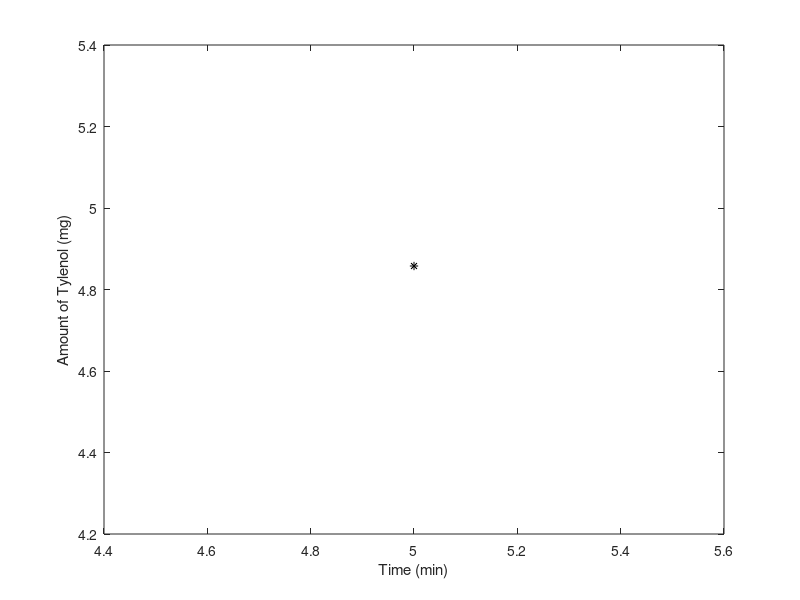

This figure's MATLAB source: (Note: this script raises an error after producing the figure.)
% Shelley Wei
% ENGR 130
% Student-Generated Debugging Practice
% 12/19/23

%% 1) Tylenol Dosages
% The code is supposed to allow pharmacologists calculate the dosage of Tylenol in a person's body at a given time. 
% It is also supposed to check whether this dosage exceeds the daily threshold of Tylenol that is advised. 
% The code uses the following equation to calculate the daily dosage: 
%   Dosage at a given time = amount of drug taken at the beginning*(0.5 ^(time since the drug was taken/half-life of the drug))  

%Finding the amount of tylenol present in a body after some time and 
%plotting it on a curve 
clc; clear; close all;  

%Asking the user to input values for the amount of tylenol and the amount 
%of time that has passed 
amt = input ('Please input the amount of tylenol you have consumed today (in mg)\n');
time = input ('Please input the time that has passed since you took tylenol (in  min)\n');

%calculating the half life of tylenol 
half_life = 2*60;  

%calculating the dosage at the user's given time 
dosage = (amt) * (0.5 ^ (time/half_life));  

%using an if loop to determine whether the dosage is above or below the 
%threshold 
if dosage >= 4000    
    fprintf ('You have exceeded the maximum amount of tylenol for today. Liver damage is possible!\n') 
else    
    alt_dosage = 4000 - dosage; %calculating the dosage that can be taken if its under the threshold
    fprintf ('You are within the limit - you have %.2f mg of tylenol in your body right now and can consume %.2f mg of tylenol in the next 24h\n', dosage, alt_dosage);
end  

%plotting the dosage vs time in order to visualize the point and the %corresponding threshold 
plot (time, dosage, 'k*');
xlabel ('Time (min)'); 
ylabel ('Amount of Tylenol (mg)'); 
yline(4000); %drawing a line to depict the threshold 
ylim([0 100]); %limiting the y axis so that you can see the threshold and values

%% 2) National Park Visits
% The code was written in order to provide the user of the script knowledge about National Park visitation over the years. 
% The code should accomplish asking the user what they want to know about National Parks visitation, then returning the answer to their question.  
clear; clc; close all;  

% National Park Data Taken from Website (1904 to 2022) 
parkAttendance = [120690 140954 30569 32935 42768 60899 173416 194207 198334 216853 209693 314299 326506 453498 436222 781178 1022091 1101697 1136949 1364024 1527999 1900499 2162640 2465058 2703753 3010912 3038935 3217674 3551885 3255684 6095201 7435659 11749790 14838640 16019483 15141032 16410148 20487633 8891495 6383513 7723790 10855548 20918012 24258527 26294795 29124837 32706172 36613178 41804313 45679754 47967800 48891000 53872100 58220600 58466800 62834000 71586000 78933900 88548300 101959800 109190300 118662500 129282100 135414200 145449500 159103500 168135100 151265400 163156569 166572300 168686500 188085700 215359800 209370600 221127705 205369795 220463211 238592669 244924579 243619396 248785509 263441808 281094850 287244998 282451441 269399837 255581467 267840999 274694549 273120925 268636169 269564307 265796163 275236335 286762265 287130879 285891275 279873926 227299880 266230290 276908337 273488751 272623980 275581547 274852949 285579941 281303769 278939216 282765682 273630895 292800082 307247252 330971689 330882751 318211833 327516619 237064332 297115406 311985998];  

% Create a vector of years from 1904 to 2022 
years = linspace(1904,2022,119);

% Display options to user and ask for input 
option = input('\nWelcome to the National Park Program! \nEnter the number corresponding to the action you want to take... \n1) View a graph of National Park Attendance \n2) Ask about a specific year \n3) Ask about the year with the greatest and least attendance \n');  

% Follow the users input 
if option == 1
    % The user asked to see a graph 
    % Graph park attendance over the years open 
    maxAttendance = max(parkAttendance);
    plot(years,parkAttendance);
    hold on;
    xlim([1904, 2022]);
    ylim([0, maxAttendance + maxAttendance/10]);
    xlabel('Park Years')
    ylabel('Yearly Park Attendance')      
    title('National Park Visitation over the Years')       
    % Add a point to the graph when the parks had the highest visitation      
    maxYear = years(parkAttendance == maxAttendance);      
    plot(maxYear, maxAttendance, 'r*');       
    
    % Create a fit to model the increasing attendance of National Parks      
    p = polyfit(years, parkAttendance, 2);
    horizontalValues = linspace(min(years), max(years), 119);      
    verticalFit = polyval(p, horizontalValues);      
    plot(years, verticalFit);  
elseif option == 2        
    % The user wants to ask about a specific year      
    % Ask the user what year      
    userYear = input('\nWhat year would you like to know about? We have data from 1904 to 2022 \n');       
    
    % Display the information for that year      
    fprintf('In %i there were %i people who visited the National Parks \n', userYear, parkAttendance(years == userYear));  
elseif option == 3  
    % The user asked what year the National Parks had the greatest attendance 
    % Find the max attendance and what year that happened      
    maxAttendance = max(parkAttendance);      
    maxYear = years(parkAttendance == maxAttendance);  
    % Display info      
    fprintf('The greatest yearly visitation of the National Parks was %i people in %i', maxAttendance, maxYear);
end

%% 3) Tesla Data
clear; clc; close all;

% Given (raw) data - time is in seconds, velocity is in miles per hour
time = [0 1 2 2.249 3 4 4.5 5 5.758 6 6.35 7 8 8.652 9 10 11 11.194 12 12.6 13 13.376 14]; 
velocity_mph = [0 13 25 28 38 50 55.5 59.5 66 68 70 75 81 84 86 90.5 95 96.215 98 100 102 103.499 105];  

% Convert from miles per hour to meters per second (this is the correct conversion) 
velocity_meters_per_second = velocity_mph .* 0.44704;

% Determine the coefficients of a third order fit to the velocity (m/s) data vs.time 
coeff = polyfit(time,velocity_meters_per_second, 3);
fit_timeval = linspace(0,14,100);
fit_values = polyval(coeff, fit_timeval);

% Display the third order fit values as a function of t, or time 
fprintf('The third order fit can be represented by the equation %.2ft^3 - %.2ft^2 + %.2ft - %.2f, where "t" represents time.\n', coeff(1), -coeff(2), coeff(3), - coeff(4)) 
% Plot velocity vs. time from the raw data, as well as the third order fit vs. time, on the same graph, with appropriate title and labels 
figure(1) 
subplot(3,1,1) 
hold on 
plot(time,velocity_meters_per_second,'or') 
plot(fit_timeval,fit_values,'-k') 
hold off 
title('Velocity of Tesla Model 3 at Max Acceleration vs. Time') 
xlabel('Time (s)') 
ylabel('Velocity (mph)')  

% Location and southeast puts the legend in the bottom right corner of the graph 
legend('Measured Data', 'Third Order Fit', 'Location', 'southeast')  

% Calculate position of the car (in meters) using the idea of integration, and % calculate acceleration of the car (in meters per second squared) using derivatives. 
% This is based on the time values used for the third order fit, % not the original time data. It is assumed that the original position of the  % car is zero. 
for i = 1:length(fit_timeval)
    position(i) = (coeff(1) / 4 * fit_timeval(i).^4) + (coeff(2) / 3 * fit_timeval(i).^3) + (coeff(3) / 2 * fit_timeval(i).^2) + (coeff(4) * fit_timeval(i));   
    acceleration(i) = (coeff(1) * 3 * fit_timeval(i).^2) + (coeff(2) * 2 *   fit_timeval(i)) + (coeff(3)); 
end

% Plot position vs. time on the same figure, with appropriate title and labels 
subplot(3,1,2) 
plot(fit_timeval, position, '-k') 
title('Calculated Position of Tesla Model 3 vs. Time Using Third Order Fit    Values') 
xlabel('Time (s)') 
ylabel('Position (m)')  

% Plot acceleration vs. time on the same figure, with appropriate title and labels 
subplot(3,1,3) 
plot(fit_timeval,acceleration,'-k') 
title('Calculated Acceleration of Tesla Model 3 vs. Time Using Third Order Fit Values') 
xlabel('Time (s)')
ylabel('Acceleration (m/s^{2})')

%% 4) Sevens Out
clear; clc; close all; 
rng('shuffle');   % seed the generator  

% set the winning score and current score 
winning_score = 45; 
current_score = 0; 
num_turns = 0;  

% indicates whether the game should continue (0) or has been won (1) 
game_won = 0;  

% simulates the game 
while(game_won == 0)   
    num_turns = num_turns + 1;    

    % calls dice roll function 
    fprintf("\nRolling the dice...\n");   
    pause(1);   
    current_roll = roll_dice();    
    
    if (current_roll == 7)  % resets score if 7 is rolled     
        fprintf("You rolled 7! Score resets :(\n");     
        current_score = 0;   
    else % adds roll sum to score and prints out total score     
        current_score = current_score + current_roll;     
        fprintf("Your current score is %i.\n", current_score);   
    end    
    
    % if winning score has been reached, ends game   
    if(current_score >= winning_score)     
        game_won = 1;     
        fprintf("You won the game!\n");   
    end    
    
    % saves current score and number of turns in all_rolls vector   
    all_rolls(1, num_turns) = current_score;   
    all_rolls(2, num_turns) = num_turns; 
end  

fprintf("It took you %i turns to win the game!", num_turns);  

% plots total score over all turns with a line to show the winning score 
figure() 
plot(all_rolls(2,:), all_rolls(1,:), "-x"); 
yline(45); 
ylabel("Score"); 
xlabel("Turn Number"); 
xlim([1 num_turns]); 
ylim([0 50]);  

function score = roll_dice()  
    % function to simulate rolling two dice  
    % format of call: roll_dice()  
    % inputs: none  
    % outputs: score (sum of two dice)  
    
    % randomly generate dice values and print them out     
    die1 = randi(6);    
    die2 = randi(6);    
    fprintf("You rolled a %i and a %i.\n", die1, die2);     
    % return the sum of the dice    
    score = die1+die2; 
end